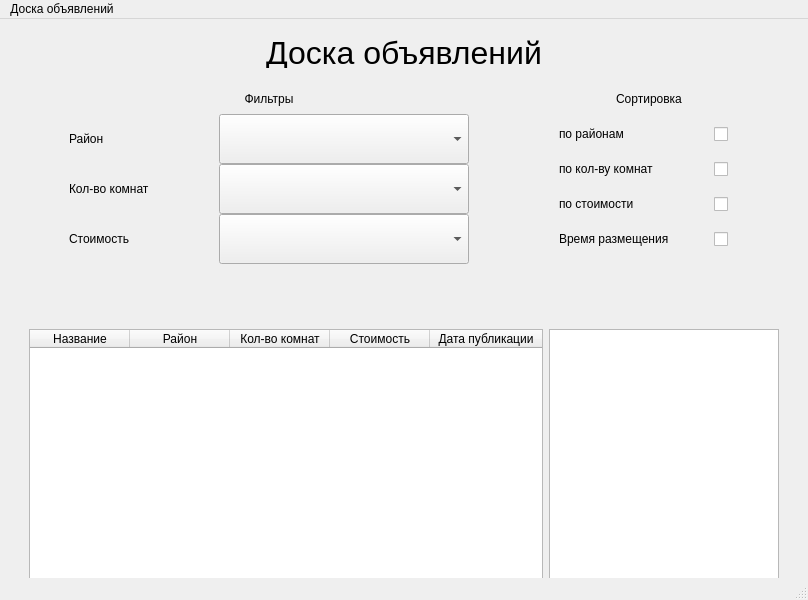
<?xml version="1.0" encoding="UTF-8"?>
<ui version="4.0">
 <class>MainWindow</class>
 <widget class="QMainWindow" name="MainWindow">
  <property name="geometry">
   <rect>
    <x>0</x>
    <y>0</y>
    <width>808</width>
    <height>600</height>
   </rect>
  </property>
  <property name="minimumSize">
   <size>
    <width>800</width>
    <height>600</height>
   </size>
  </property>
  <property name="windowTitle">
   <string>MainWindow</string>
  </property>
  <widget class="QWidget" name="centralwidget">
   <layout class="QHBoxLayout" name="horizontalLayout_3">
    <item>
     <spacer name="horizontalSpacer">
      <property name="orientation">
       <enum>Qt::Horizontal</enum>
      </property>
      <property name="sizeType">
       <enum>QSizePolicy::Fixed</enum>
      </property>
      <property name="sizeHint" stdset="0">
       <size>
        <width>20</width>
        <height>20</height>
       </size>
      </property>
     </spacer>
    </item>
    <item>
     <layout class="QVBoxLayout" name="verticalLayout">
      <item>
       <spacer name="verticalSpacer">
        <property name="orientation">
         <enum>Qt::Vertical</enum>
        </property>
        <property name="sizeType">
         <enum>QSizePolicy::Fixed</enum>
        </property>
        <property name="sizeHint" stdset="0">
         <size>
          <width>20</width>
          <height>5</height>
         </size>
        </property>
       </spacer>
      </item>
      <item>
       <layout class="QHBoxLayout" name="horizontalLayout" stretch="0">
        <property name="spacing">
         <number>5</number>
        </property>
        <property name="sizeConstraint">
         <enum>QLayout::SetMaximumSize</enum>
        </property>
        <property name="leftMargin">
         <number>5</number>
        </property>
        <property name="topMargin">
         <number>5</number>
        </property>
        <property name="rightMargin">
         <number>5</number>
        </property>
        <property name="bottomMargin">
         <number>5</number>
        </property>
        <item>
         <widget class="QLabel" name="textName">
          <property name="minimumSize">
           <size>
            <width>480</width>
            <height>30</height>
           </size>
          </property>
          <property name="font">
           <font>
            <pointsize>24</pointsize>
           </font>
          </property>
          <property name="text">
           <string>Доска объявлений</string>
          </property>
          <property name="alignment">
           <set>Qt::AlignCenter</set>
          </property>
         </widget>
        </item>
       </layout>
      </item>
      <item>
       <spacer name="verticalSpacer_3">
        <property name="orientation">
         <enum>Qt::Vertical</enum>
        </property>
        <property name="sizeType">
         <enum>QSizePolicy::Fixed</enum>
        </property>
        <property name="sizeHint" stdset="0">
         <size>
          <width>20</width>
          <height>5</height>
         </size>
        </property>
       </spacer>
      </item>
      <item>
       <layout class="QGridLayout" name="gridLayout" rowstretch="0" columnstretch="0,0,0,0,0" rowminimumheight="0">
        <property name="sizeConstraint">
         <enum>QLayout::SetMinimumSize</enum>
        </property>
        <property name="leftMargin">
         <number>0</number>
        </property>
        <property name="topMargin">
         <number>0</number>
        </property>
        <property name="rightMargin">
         <number>0</number>
        </property>
        <property name="bottomMargin">
         <number>0</number>
        </property>
        <property name="spacing">
         <number>5</number>
        </property>
        <item row="0" column="3">
         <layout class="QFormLayout" name="formLayout_2">
          <item row="0" column="0" colspan="2">
           <widget class="QLabel" name="label_2">
            <property name="minimumSize">
             <size>
              <width>180</width>
              <height>30</height>
             </size>
            </property>
            <property name="text">
             <string>Сортировка</string>
            </property>
            <property name="alignment">
             <set>Qt::AlignCenter</set>
            </property>
           </widget>
          </item>
          <item row="1" column="0">
           <widget class="QLabel" name="label_3">
            <property name="minimumSize">
             <size>
              <width>150</width>
              <height>30</height>
             </size>
            </property>
            <property name="text">
             <string>по районам</string>
            </property>
           </widget>
          </item>
          <item row="4" column="0">
           <widget class="QLabel" name="label_4">
            <property name="minimumSize">
             <size>
              <width>150</width>
              <height>30</height>
             </size>
            </property>
            <property name="text">
             <string>Время размещения</string>
            </property>
           </widget>
          </item>
          <item row="2" column="0">
           <widget class="QLabel" name="label_5">
            <property name="minimumSize">
             <size>
              <width>150</width>
              <height>30</height>
             </size>
            </property>
            <property name="text">
             <string>по кол-ву комнат</string>
            </property>
           </widget>
          </item>
          <item row="3" column="0">
           <widget class="QLabel" name="label_6">
            <property name="minimumSize">
             <size>
              <width>150</width>
              <height>30</height>
             </size>
            </property>
            <property name="text">
             <string>по стоимости</string>
            </property>
           </widget>
          </item>
          <item row="2" column="1">
           <widget class="QCheckBox" name="checkSortNumOfRooms">
            <property name="minimumSize">
             <size>
              <width>0</width>
              <height>30</height>
             </size>
            </property>
            <property name="text">
             <string/>
            </property>
           </widget>
          </item>
          <item row="1" column="1">
           <widget class="QCheckBox" name="checkSortArea">
            <property name="minimumSize">
             <size>
              <width>0</width>
              <height>30</height>
             </size>
            </property>
            <property name="text">
             <string/>
            </property>
           </widget>
          </item>
          <item row="3" column="1">
           <widget class="QCheckBox" name="checkSortPrice">
            <property name="minimumSize">
             <size>
              <width>0</width>
              <height>30</height>
             </size>
            </property>
            <property name="text">
             <string/>
            </property>
           </widget>
          </item>
          <item row="4" column="1">
           <widget class="QCheckBox" name="checkSortTime">
            <property name="minimumSize">
             <size>
              <width>0</width>
              <height>30</height>
             </size>
            </property>
            <property name="text">
             <string/>
            </property>
           </widget>
          </item>
         </layout>
        </item>
        <item row="0" column="2">
         <spacer name="horizontalSpacer_3">
          <property name="orientation">
           <enum>Qt::Horizontal</enum>
          </property>
          <property name="sizeType">
           <enum>QSizePolicy::Expanding</enum>
          </property>
          <property name="sizeHint" stdset="0">
           <size>
            <width>60</width>
            <height>300</height>
           </size>
          </property>
         </spacer>
        </item>
        <item row="0" column="1">
         <layout class="QFormLayout" name="formLayout">
          <property name="labelAlignment">
           <set>Qt::AlignLeading|Qt::AlignLeft|Qt::AlignVCenter</set>
          </property>
          <property name="horizontalSpacing">
           <number>0</number>
          </property>
          <property name="verticalSpacing">
           <number>0</number>
          </property>
          <item row="0" column="0" colspan="2">
           <widget class="QLabel" name="label">
            <property name="minimumSize">
             <size>
              <width>300</width>
              <height>30</height>
             </size>
            </property>
            <property name="text">
             <string>Фильтры</string>
            </property>
            <property name="alignment">
             <set>Qt::AlignCenter</set>
            </property>
           </widget>
          </item>
          <item row="1" column="0">
           <widget class="QLabel" name="labelArea">
            <property name="minimumSize">
             <size>
              <width>150</width>
              <height>50</height>
             </size>
            </property>
            <property name="text">
             <string>Район</string>
            </property>
            <property name="alignment">
             <set>Qt::AlignLeading|Qt::AlignLeft|Qt::AlignVCenter</set>
            </property>
           </widget>
          </item>
          <item row="1" column="1">
           <widget class="QComboBox" name="filter_Area">
            <property name="minimumSize">
             <size>
              <width>250</width>
              <height>50</height>
             </size>
            </property>
           </widget>
          </item>
          <item row="2" column="0">
           <widget class="QLabel" name="label3">
            <property name="minimumSize">
             <size>
              <width>150</width>
              <height>50</height>
             </size>
            </property>
            <property name="text">
             <string>Кол-во комнат</string>
            </property>
           </widget>
          </item>
          <item row="2" column="1">
           <widget class="QComboBox" name="filter_numOfRooms">
            <property name="minimumSize">
             <size>
              <width>250</width>
              <height>50</height>
             </size>
            </property>
           </widget>
          </item>
          <item row="3" column="0">
           <widget class="QLabel" name="labelprice">
            <property name="minimumSize">
             <size>
              <width>150</width>
              <height>50</height>
             </size>
            </property>
            <property name="text">
             <string>Стоимость</string>
            </property>
           </widget>
          </item>
          <item row="3" column="1">
           <widget class="QComboBox" name="filter_Price">
            <property name="minimumSize">
             <size>
              <width>250</width>
              <height>50</height>
             </size>
            </property>
           </widget>
          </item>
         </layout>
        </item>
        <item row="0" column="0">
         <spacer name="horizontalSpacer_4">
          <property name="orientation">
           <enum>Qt::Horizontal</enum>
          </property>
          <property name="sizeType">
           <enum>QSizePolicy::Fixed</enum>
          </property>
          <property name="sizeHint" stdset="0">
           <size>
            <width>40</width>
            <height>20</height>
           </size>
          </property>
         </spacer>
        </item>
        <item row="0" column="4">
         <spacer name="horizontalSpacer_5">
          <property name="orientation">
           <enum>Qt::Horizontal</enum>
          </property>
          <property name="sizeType">
           <enum>QSizePolicy::Minimum</enum>
          </property>
          <property name="sizeHint" stdset="0">
           <size>
            <width>40</width>
            <height>20</height>
           </size>
          </property>
         </spacer>
        </item>
       </layout>
      </item>
      <item>
       <spacer name="verticalSpacer_4">
        <property name="orientation">
         <enum>Qt::Vertical</enum>
        </property>
        <property name="sizeType">
         <enum>QSizePolicy::Fixed</enum>
        </property>
        <property name="sizeHint" stdset="0">
         <size>
          <width>20</width>
          <height>5</height>
         </size>
        </property>
       </spacer>
      </item>
      <item>
       <layout class="QHBoxLayout" name="horizontalLayout_2">
        <item>
         <widget class="QTableWidget" name="table">
          <property name="minimumSize">
           <size>
            <width>450</width>
            <height>250</height>
           </size>
          </property>
          <property name="sizeIncrement">
           <size>
            <width>0</width>
            <height>0</height>
           </size>
          </property>
          <property name="lineWidth">
           <number>3</number>
          </property>
          <property name="midLineWidth">
           <number>1</number>
          </property>
          <property name="sizeAdjustPolicy">
           <enum>QAbstractScrollArea::AdjustToContents</enum>
          </property>
          <property name="alternatingRowColors">
           <bool>false</bool>
          </property>
          <property name="textElideMode">
           <enum>Qt::ElideMiddle</enum>
          </property>
          <property name="rowCount">
           <number>0</number>
          </property>
          <property name="columnCount">
           <number>5</number>
          </property>
          <attribute name="horizontalHeaderCascadingSectionResizes">
           <bool>true</bool>
          </attribute>
          <attribute name="horizontalHeaderDefaultSectionSize">
           <number>100</number>
          </attribute>
          <attribute name="horizontalHeaderHighlightSections">
           <bool>true</bool>
          </attribute>
          <attribute name="horizontalHeaderShowSortIndicator" stdset="0">
           <bool>true</bool>
          </attribute>
          <attribute name="horizontalHeaderStretchLastSection">
           <bool>true</bool>
          </attribute>
          <attribute name="verticalHeaderCascadingSectionResizes">
           <bool>true</bool>
          </attribute>
          <attribute name="verticalHeaderDefaultSectionSize">
           <number>25</number>
          </attribute>
          <attribute name="verticalHeaderShowSortIndicator" stdset="0">
           <bool>true</bool>
          </attribute>
          <attribute name="verticalHeaderStretchLastSection">
           <bool>true</bool>
          </attribute>
          <column>
           <property name="text">
            <string>Название</string>
           </property>
           <property name="font">
            <font>
             <kerning>true</kerning>
            </font>
           </property>
           <property name="background">
            <color>
             <red>235</red>
             <green>235</green>
             <blue>235</blue>
            </color>
           </property>
          </column>
          <column>
           <property name="text">
            <string>Район</string>
           </property>
           <property name="font">
            <font>
             <kerning>true</kerning>
            </font>
           </property>
           <property name="background">
            <color>
             <red>235</red>
             <green>235</green>
             <blue>235</blue>
            </color>
           </property>
          </column>
          <column>
           <property name="text">
            <string>Кол-во комнат</string>
           </property>
           <property name="background">
            <color>
             <red>235</red>
             <green>235</green>
             <blue>235</blue>
            </color>
           </property>
          </column>
          <column>
           <property name="text">
            <string>Стоимость</string>
           </property>
           <property name="background">
            <color>
             <red>235</red>
             <green>235</green>
             <blue>235</blue>
            </color>
           </property>
          </column>
          <column>
           <property name="text">
            <string>Дата публикации</string>
           </property>
           <property name="background">
            <color>
             <red>235</red>
             <green>235</green>
             <blue>235</blue>
            </color>
           </property>
          </column>
         </widget>
        </item>
        <item>
         <widget class="QListWidget" name="listTable">
          <property name="minimumSize">
           <size>
            <width>230</width>
            <height>250</height>
           </size>
          </property>
          <property name="lineWidth">
           <number>3</number>
          </property>
          <property name="midLineWidth">
           <number>1</number>
          </property>
          <property name="sizeAdjustPolicy">
           <enum>QAbstractScrollArea::AdjustToContents</enum>
          </property>
          <property name="wordWrap">
           <bool>true</bool>
          </property>
          <property name="itemAlignment">
           <set>Qt::AlignLeading</set>
          </property>
          <property name="currentRow">
           <number>-1</number>
          </property>
         </widget>
        </item>
       </layout>
      </item>
      <item>
       <spacer name="verticalSpacer_2">
        <property name="orientation">
         <enum>Qt::Vertical</enum>
        </property>
        <property name="sizeType">
         <enum>QSizePolicy::Minimum</enum>
        </property>
        <property name="sizeHint" stdset="0">
         <size>
          <width>20</width>
          <height>5</height>
         </size>
        </property>
       </spacer>
      </item>
     </layout>
    </item>
    <item>
     <spacer name="horizontalSpacer_2">
      <property name="orientation">
       <enum>Qt::Horizontal</enum>
      </property>
      <property name="sizeType">
       <enum>QSizePolicy::Fixed</enum>
      </property>
      <property name="sizeHint" stdset="0">
       <size>
        <width>20</width>
        <height>20</height>
       </size>
      </property>
     </spacer>
    </item>
   </layout>
  </widget>
  <widget class="QMenuBar" name="menubar">
   <property name="geometry">
    <rect>
     <x>0</x>
     <y>0</y>
     <width>808</width>
     <height>24</height>
    </rect>
   </property>
   <widget class="QMenu" name="menu">
    <property name="title">
     <string>Доска объявлений</string>
    </property>
   </widget>
   <addaction name="menu"/>
  </widget>
  <widget class="QStatusBar" name="statusbar"/>
 </widget>
 <resources/>
 <connections/>
</ui>
